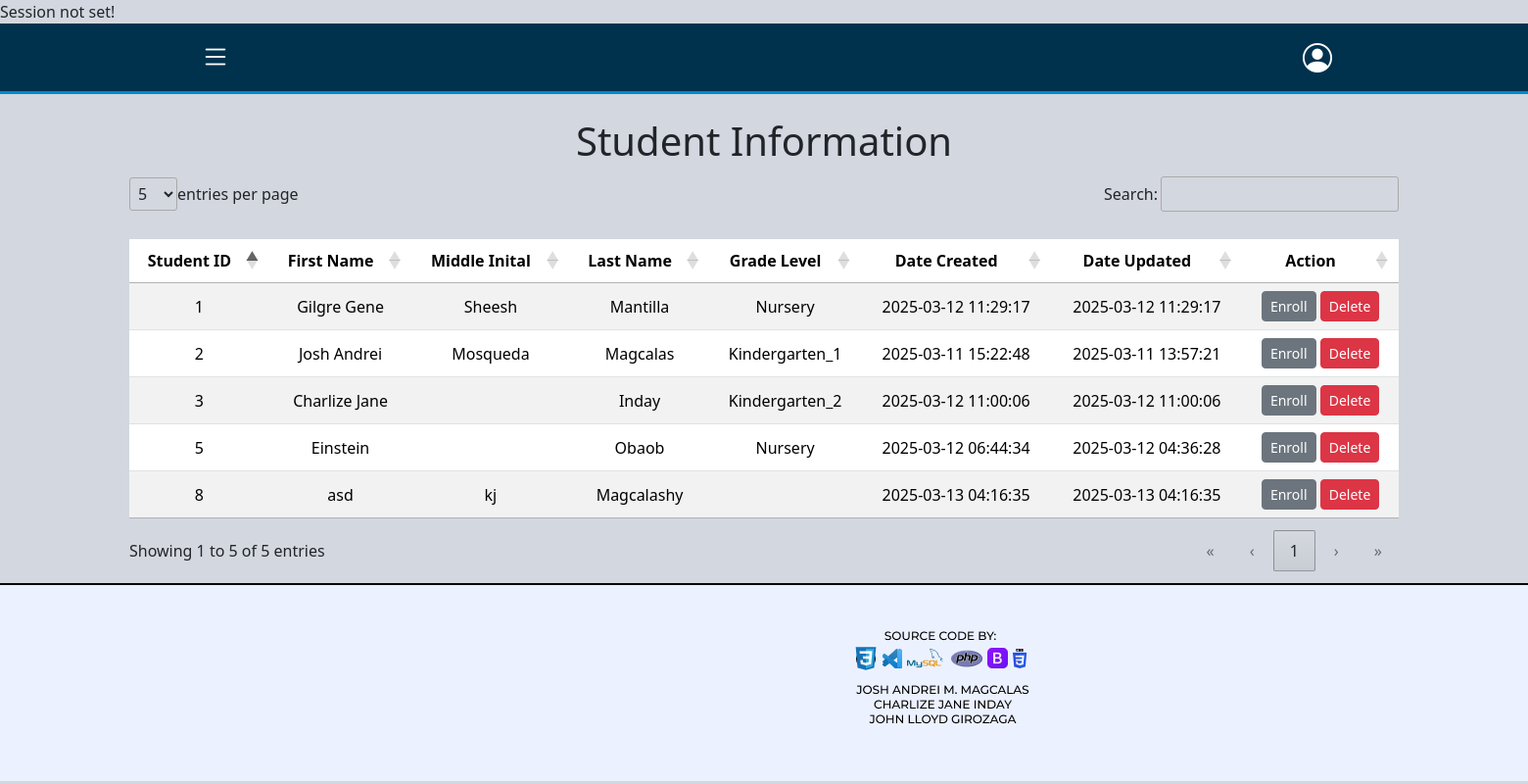
The app's page /website/student-enrollment.php, older data.
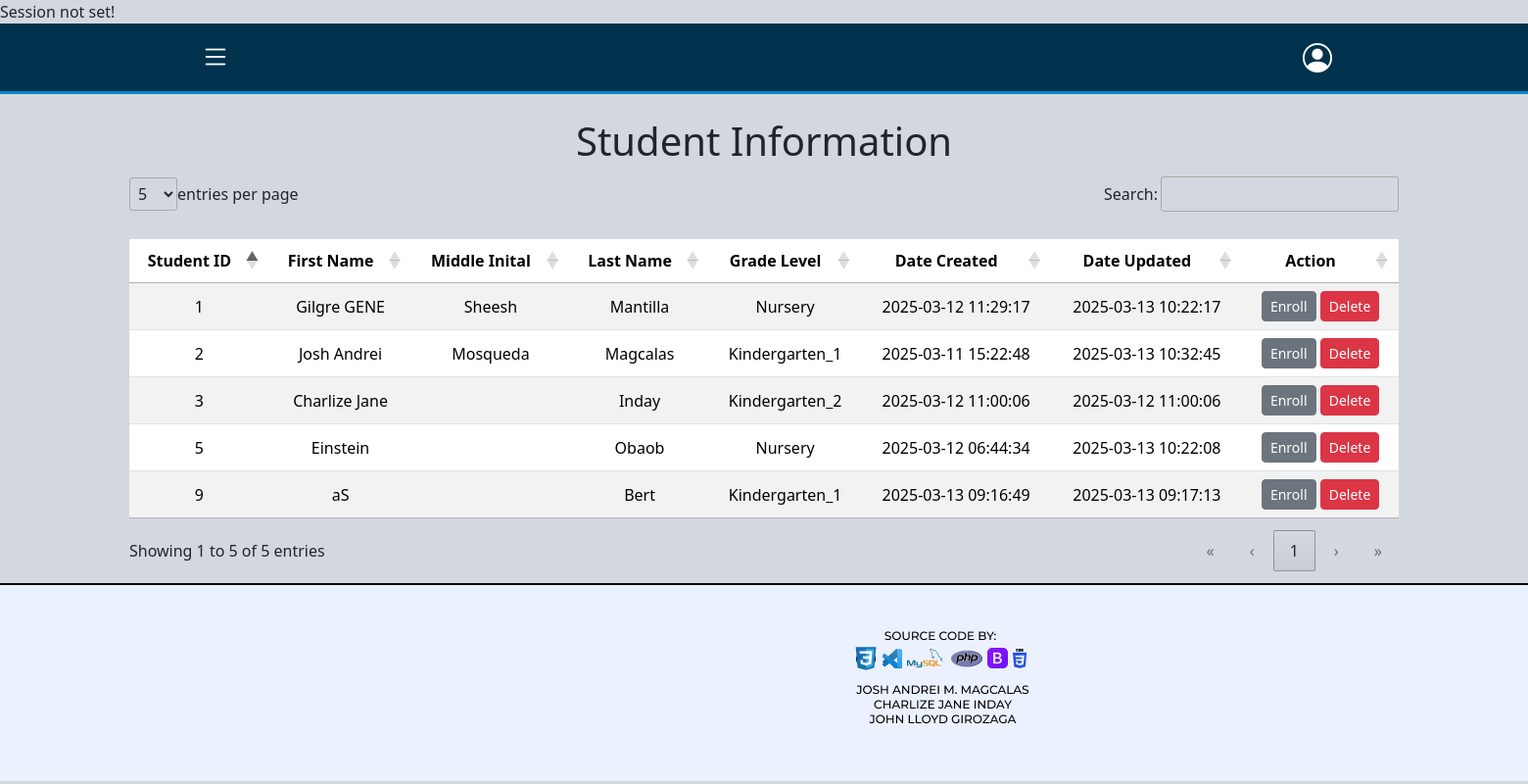
The same page, newer data.
### tables this page shows
CREATE TABLE `tbl_student_info` (
  `student_id` int(11) NOT NULL,
  `enroll_category` enum('Nursery','Kindergarten_1','Kindergarten_2') DEFAULT NULL,
  `schoolyear` varchar(10) DEFAULT NULL,
  `last_name` varchar(50) NOT NULL,
  `first_name` varchar(100) NOT NULL,
  `middle_name` varchar(50) DEFAULT NULL,
  `street` text NOT NULL,
  `city` varchar(50) DEFAULT NULL,
  `zip_code` int(4) NOT NULL,
  `birthdate` date NOT NULL,
  `sex` enum('Male','Female') NOT NULL,
  `parent1` varchar(50) DEFAULT NULL,
  `parent1_contact` int(12) DEFAULT NULL,
  `parent2` varchar(50) DEFAULT NULL,
  `parent2_contact` int(12) DEFAULT NULL,
  `emergency_fullname` varchar(50) NOT NULL,
  `emergency_relationship` enum('mother','father','guardian','others') NOT NULL,
  `emergency_address` text NOT NULL,
  `emergency_contact_no` int(12) NOT NULL,
  `created_by` int(11) DEFAULT NULL,
  `date_created` timestamp NOT NULL DEFAULT current_timestamp(),
  `updated_by` int(11) DEFAULT NULL,
  `date_updated` timestamp NOT NULL DEFAULT current_timestamp(),
  `isactive` tinyint(1) NOT NULL
);

### website/student-enrollment.php (the view, shortened to what this page needs)
<?php
include "../database/dbconnect.php";
try {
    $sql = "	SELECT
                    student_id,
                    first_name,
                    middle_name,
                    last_name,
                    enroll_category,
                    date_created,
                    date_updated
                FROM
                    tbl_student_info
                WHERE
                    isactive = 1;";
    $result = $conn->query($sql);
} catch (Exception $e) {
    echo "Error: " . $e->getMessage();
}
?>
<!DOCTYPE html>
<html lang="en">
<head>
    <link rel="stylesheet" href="/bootstrap/css/bootstrap.css">
    <link rel="stylesheet" href="/DataTables/datatables.min.css">
    <link href="https://cdn.jsdelivr.net/npm/bootstrap@5.3.2/dist/css/bootstrap.min.css" rel="stylesheet">
    <link href="https://cdn.jsdelivr.net/npm/bootstrap-icons/font/bootstrap-icons.css" rel="stylesheet">
    <link rel="stylesheet" href="https://cdnjs.cloudflare.com/ajax/libs/font-awesome/6.7.2/css/all.min.css">
    <link rel="stylesheet" href="../DataTables/datatables.css">
    <link rel="stylesheet" href="https://cdn.datatables.net/1.13.6/css/jquery.dataTables.min.css">
</head>
<body>
    <?php include"../Layouts/navbar.php"?>
    <div class="container mt-4">
        <h1 class="text-center">Student Information</h1>
            <table id="student-information" class="table table-striped mt-3">
                <thead>
                    <tr>
                        <th>Student ID</th>
                        <th>First Name</th>
                        <th>Middle Inital</th>
                        <th>Last Name</th>
                        <th>Grade Level</th>
                        <th>Date Created</th>
                        <th>Date Updated</th>
                        <th>Action</th>
                    </tr>
                </thead>
                <tbody>
                    <?php if(isset($result) && $result->num_rows > 0): ?>
                        <?php while($row = $result->fetch_assoc()): ?>
                        <tr>
                            <td> <?=$row['student_id']?> </td>
                            <td> <?=$row['first_name']?> </td>
                            <td> <?=$row['middle_name']?> </td>
                            <td> <?=$row['last_name']?> </td>
                            <td> <?=$row['enroll_category']?> </td>
                            <td> <?=$row['date_created']?> </td>
                            <td> <?=$row['date_updated']?> </td>
                            <td>
                                <a class="btn btn-secondary btn-sm edit-btn" href="add-enrollment-form.php?student_id=<?= htmlspecialchars($row['student_id']); ?>">
                                    Enroll
                                </a>
                                <form action="../database/db_delete_student.php" method="POST" onsubmit="return confirm('Are you sure you want to delete this student?');" class="d-inline">
                                    <button type="submit" class="btn btn-danger btn-sm" >Delete</button>
                                </form>
                            </td>
                        </tr>
                        <?php endwhile; ?>
                    <?php else: ?>
                        <tr>
                            <td colspan="7" class="text-center">No students available</td>
                        </tr>
                    <?php endif; ?>
                </tbody>
            </table>
    </div>
    <div class="footer">
        <img src="../images/FOOTER.png" alt="Footer" class="footer-img">
    </div>
</body>
</html>

### helpers/session.php (shortened to what this page needs)
<?php
if (!isset($_SESSION["username"]) || !isset($_SESSION["employee_id"])) {
    echo "Session not set!";
} else {
    echo "Welcome, " . $_SESSION["username"] . " (ID: " . $_SESSION["employee_id"] . ")";
}
?>

### Layouts/navbar.php (shortened to what this page needs)
<?php
    include "../helpers/session.php";
?>
    <nav class="navbar navbar-custom d-flex align-items-center">
        <button class="navbar-toggler" type="button" data-bs-toggle="offcanvas" data-bs-target="#sidebar">
            <i class="bi bi-list menu-icon"></i>
        </button>
        <div class="ms-auto dropdown">
            <a class="profile-icon" href="#" id="profileDropdown" data-bs-toggle="dropdown">
                <i class="bi bi-person-circle"></i>
            </a>
        </div>
    </nav>
    <div class="navbar-border"></div>

### DataTables/datatables.css (style rules this page uses)
:root { --dt-row-selected: 13, 110, 253; --dt-row-selected-text: 255, 255, 255; --dt-row-selected-link: 9, 10, 11; --dt-row-stripe: 0, 0, 0; --dt-row-hover: 0, 0, 0; --dt-column-ordering: 0, 0, 0; --dt-html-background: white; }
table.dataTable thead > tr > th.dt-orderable-asc, table.dataTable thead > tr > th.dt-orderable-desc, table.dataTable thead > tr > th.dt-ordering-asc, table.dataTable thead > tr > th.dt-ordering-desc, table.dataTable thead > tr > td.dt-orderable-asc, table.dataTable thead > tr > td.dt-orderable-desc, table.dataTable thead > tr > td.dt-ordering-asc, table.dataTable thead > tr > td.dt-ordering-desc { position: relative; padding-right: 30px; }
table.dataTable thead > tr > th.dt-orderable-asc, table.dataTable thead > tr > th.dt-orderable-desc, table.dataTable thead > tr > td.dt-orderable-asc, table.dataTable thead > tr > td.dt-orderable-desc { cursor: pointer; }
table.dataTable th, table.dataTable td { box-sizing: border-box; }
table.dataTable th.dt-type-numeric, table.dataTable th.dt-type-date, table.dataTable td.dt-type-numeric, table.dataTable td.dt-type-date { text-align: right; }
table.dataTable thead th, table.dataTable thead td, table.dataTable tfoot th, table.dataTable tfoot td { text-align: left; }
:root { --dt-row-hover-alpha: 0.035; --dt-row-stripe-alpha: 0.023; --dt-column-ordering-alpha: 0.019; --dt-row-selected-stripe-alpha: 0.923; --dt-row-selected-column-ordering-alpha: 0.919; }
table.dataTable { width: 100%; margin: 0 auto; border-spacing: 0; }
table.dataTable thead th, table.dataTable tfoot th { font-weight: bold; }
table.dataTable > thead > tr > th, table.dataTable > thead > tr > td { padding: 10px; border-bottom: 1px solid rgba(0, 0, 0, 0.3); }
table.dataTable > tbody > tr { background-color: transparent; }
table.dataTable > tbody > tr:first-child > * { border-top: none; }
table.dataTable > tbody > tr:last-child > * { border-bottom: none; }
table.dataTable > tbody > tr > th, table.dataTable > tbody > tr > td { padding: 8px 10px; }
div.dt-container div.dt-layout-full > *:only-child { margin-left: auto; margin-right: auto; }
div.dt-container.dt-empty-footer tbody > tr:last-child > * { border-bottom: 1px solid rgba(0, 0, 0, 0.3); }

### Layouts/navbar.php (style rules this page uses)
body { background-color: #d3d7df; margin: 0; padding: 0; }
.navbar-custom { background-color: #00324e; padding: 12px 20px; }
.navbar-border { height: 3px; background-color: #0088cc; }
.menu-icon, .profile-icon { font-size: 30px; color: white; cursor: pointer; margin: 180px; }
.navbar-toggler { border: none; padding: 5px; }

### website/student-enrollment.php (style rules this page uses)
#student-information th, #student-missing-information th { text-align: center; }
#student-information td, #student-missing-information td { text-align: center; vertical-align: middle; }

Row changes from the older to the newer data that the page shows:
removed tbl_student_info: student_id "8", first_name "asd", middle_name "kj", last_name "Magcalashy", date_created "2025-03-13 04:16:35", date_updated "2025-03-13 04:16:35"
changed tbl_student_info "Sheesh": first_name "Gilgre Gene" → "Gilgre GENE"; date_updated "2025-03-12 11:29:17" → "2025-03-13 10:22:17"
changed tbl_student_info "Josh Andrei": date_updated "2025-03-11 13:57:21" → "2025-03-13 10:32:45"
changed tbl_student_info "Einstein": date_updated "2025-03-12 04:36:28" → "2025-03-13 10:22:08"
added tbl_student_info: student_id "9", first_name "aS", last_name "Bert", enroll_category "Kindergarten_1", date_created "2025-03-13 09:16:49", date_updated "2025-03-13 09:17:13"
